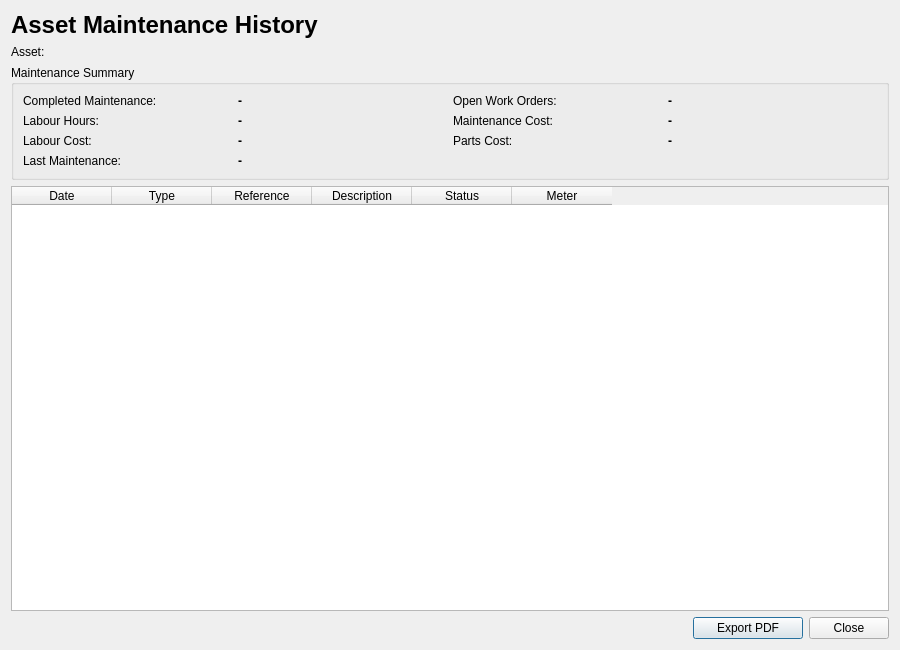
<?xml version="1.0" encoding="UTF-8"?>
<ui version="4.0">
 <class>AssetHistoryDialog</class>
 <widget class="QDialog" name="AssetHistoryDialog">
  <property name="geometry">
   <rect>
    <x>0</x>
    <y>0</y>
    <width>900</width>
    <height>650</height>
   </rect>
  </property>
  <property name="minimumSize">
   <size>
    <width>900</width>
    <height>650</height>
   </size>
  </property>
  <property name="windowTitle">
   <string>Asset Maintenance History</string>
  </property>
  <layout class="QVBoxLayout" name="verticalLayout">
   <item>
    <widget class="QLabel" name="lblTitle">
     <property name="font">
      <font>
       <pointsize>18</pointsize>
       <bold>true</bold>
      </font>
     </property>
     <property name="text">
      <string>Asset Maintenance History</string>
     </property>
    </widget>
   </item>
   <item>
    <widget class="QLabel" name="lblAsset">
     <property name="text">
      <string>Asset:</string>
     </property>
    </widget>
   </item>
   <item>
    <widget class="QGroupBox" name="grpSummary">
     <property name="title">
      <string>Maintenance Summary</string>
     </property>
     <layout class="QGridLayout" name="gridLayout">
      <item row="0" column="0">
       <widget class="QLabel" name="lblTitle_2">
        <property name="text">
         <string>Completed Maintenance:</string>
        </property>
       </widget>
      </item>
      <item row="0" column="1">
       <widget class="QLabel" name="lblCompletedMaintenance">
        <property name="font">
         <font>
          <bold>true</bold>
         </font>
        </property>
        <property name="text">
         <string>-</string>
        </property>
       </widget>
      </item>
      <item row="0" column="2">
       <widget class="QLabel" name="lblTitle_3">
        <property name="text">
         <string>Open Work Orders:</string>
        </property>
       </widget>
      </item>
      <item row="0" column="3">
       <widget class="QLabel" name="lblOpenWorkOrders">
        <property name="font">
         <font>
          <bold>true</bold>
         </font>
        </property>
        <property name="text">
         <string>-</string>
        </property>
       </widget>
      </item>
      <item row="1" column="0">
       <widget class="QLabel" name="lblTitle_4">
        <property name="text">
         <string>Labour Hours:</string>
        </property>
       </widget>
      </item>
      <item row="1" column="1">
       <widget class="QLabel" name="lblLabourHours">
        <property name="font">
         <font>
          <bold>true</bold>
         </font>
        </property>
        <property name="text">
         <string>-</string>
        </property>
       </widget>
      </item>
      <item row="1" column="2">
       <widget class="QLabel" name="lblTitle_5">
        <property name="text">
         <string>Maintenance Cost:</string>
        </property>
       </widget>
      </item>
      <item row="1" column="3">
       <widget class="QLabel" name="lblMaintenanceCost">
        <property name="font">
         <font>
          <bold>true</bold>
         </font>
        </property>
        <property name="text">
         <string>-</string>
        </property>
       </widget>
      </item>
      <item row="2" column="0">
       <widget class="QLabel" name="lblTitle_6">
        <property name="sizePolicy">
         <sizepolicy hsizetype="Preferred" vsizetype="Ignored">
          <horstretch>0</horstretch>
          <verstretch>0</verstretch>
         </sizepolicy>
        </property>
        <property name="text">
         <string>Labour Cost:</string>
        </property>
       </widget>
      </item>
      <item row="2" column="1">
       <widget class="QLabel" name="lblLabourCost">
        <property name="font">
         <font>
          <bold>true</bold>
         </font>
        </property>
        <property name="text">
         <string>-</string>
        </property>
       </widget>
      </item>
      <item row="2" column="2">
       <widget class="QLabel" name="lblTitle_7">
        <property name="text">
         <string>Parts Cost:</string>
        </property>
       </widget>
      </item>
      <item row="2" column="3">
       <widget class="QLabel" name="lblPartsCost">
        <property name="font">
         <font>
          <bold>true</bold>
         </font>
        </property>
        <property name="text">
         <string>-</string>
        </property>
       </widget>
      </item>
      <item row="3" column="0">
       <widget class="QLabel" name="lblTitle_8">
        <property name="text">
         <string>Last Maintenance:</string>
        </property>
       </widget>
      </item>
      <item row="3" column="1">
       <widget class="QLabel" name="lblLastMaintenance">
        <property name="font">
         <font>
          <bold>true</bold>
         </font>
        </property>
        <property name="text">
         <string>-</string>
        </property>
       </widget>
      </item>
     </layout>
    </widget>
   </item>
   <item>
    <widget class="QTableWidget" name="tblHistory">
     <column>
      <property name="text">
       <string>Date</string>
      </property>
     </column>
     <column>
      <property name="text">
       <string>Type</string>
      </property>
     </column>
     <column>
      <property name="text">
       <string>Reference</string>
      </property>
     </column>
     <column>
      <property name="text">
       <string>Description</string>
      </property>
     </column>
     <column>
      <property name="text">
       <string>Status</string>
      </property>
     </column>
     <column>
      <property name="text">
       <string>Meter</string>
      </property>
     </column>
    </widget>
   </item>
   <item>
    <layout class="QHBoxLayout" name="horizontalLayout">
     <item>
      <spacer name="horizontalSpacer">
       <property name="orientation">
        <enum>Qt::Orientation::Horizontal</enum>
       </property>
       <property name="sizeHint" stdset="0">
        <size>
         <width>40</width>
         <height>20</height>
        </size>
       </property>
      </spacer>
     </item>
     <item>
      <widget class="QPushButton" name="btnExportPdf">
       <property name="minimumSize">
        <size>
         <width>110</width>
         <height>0</height>
        </size>
       </property>
       <property name="text">
        <string>Export PDF</string>
       </property>
      </widget>
     </item>
     <item>
      <widget class="QPushButton" name="btnClose">
       <property name="minimumSize">
        <size>
         <width>80</width>
         <height>0</height>
        </size>
       </property>
       <property name="text">
        <string>Close</string>
       </property>
      </widget>
     </item>
    </layout>
   </item>
  </layout>
 </widget>
 <resources/>
 <connections/>
</ui>
